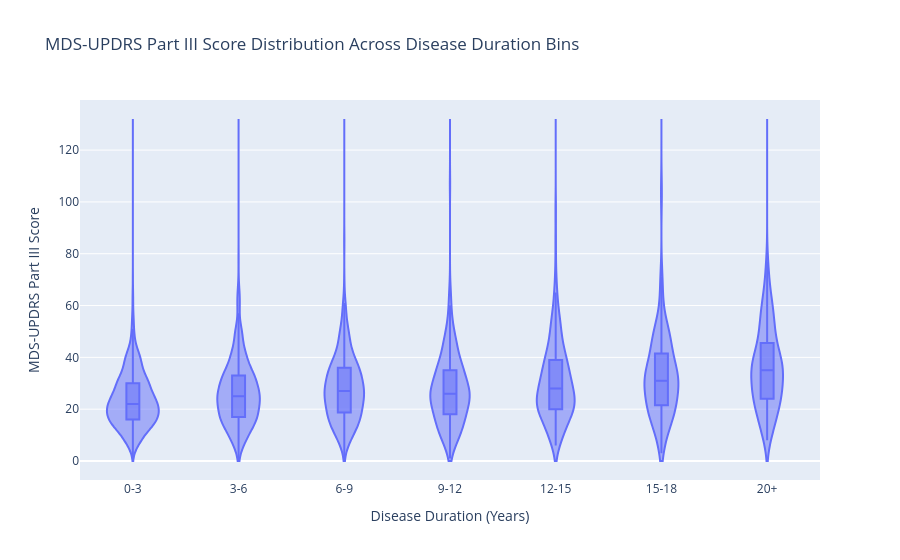

Notebook code cell kept with this figure:
### Code cell
gp2_data_bucket = get_gcloud_bucket('gp2_working_eu')

results_path = f'lietsel/Data/MDS UPDRS/converted_mds_updrs_iii_cs_2025-04-11.csv'

pt3_cs = blob_as_csv(gp2_data_bucket, results_path, sep=',')
pt3_cs.drop(columns = 'Unnamed: 0', inplace = True)
fig = plot_duration_values(pt3_cs, 'mds_updrs_part_iii_summary_score', 'MDS-UPDRS Part III Score', max_outcome=132)
fig.show()

### Figure 1 — Plotly figure (JSON) as saved in the notebook; plotly's stock layout.template omitted (floating-point values rounded to 4 significant figures; data arrays with more than 128 entries replaced by an {"elided": "..."} marker saying what was removed)
{"data": [{"alignmentgroup": "True", "box": {"visible": true}, "hovertemplate": "duration_bins=%{x}<br>mds_updrs_part_iii_summary_score=%{y}<extra></extra>", "legendgroup": "", "marker": {"color": "#636efa"}, "name": "", "offsetgroup": "", "orientation": "v", "points": false, "scalegroup": "True", "showlegend": false, "span": [0, 132], "spanmode": "manual", "type": "violin", "x": {"elided": "3933 str values"}, "x0": " ", "xaxis": "x", "y": {"elided": "3933 float values"}, "y0": " ", "yaxis": "y"}, {"hovertemplate": "duration_bins=%{x}<br>mds_updrs_part_iii_summary_score=%{y}<extra></extra>", "legendgroup": "", "marker": {"color": "#636efa", "symbol": "circle"}, "mode": "markers", "name": "", "orientation": "v", "showlegend": false, "type": "scatter", "x": [], "xaxis": "x", "y": [], "yaxis": "y"}], "layout": {"legend": {"tracegroupgap": 0}, "title": {"text": "MDS-UPDRS Part III Score Distribution Across Disease Duration Bins"}, "violinmode": "group", "xaxis": {"anchor": "y", "categoryarray": ["0-3", "3-6", "6-9", "9-12", "12-15", "15-18", "20+"], "categoryorder": "array", "domain": [0, 1], "title": {"text": "Disease Duration (Years)"}}, "yaxis": {"anchor": "x", "domain": [0, 1], "title": {"text": "MDS-UPDRS Part III Score"}}}}
